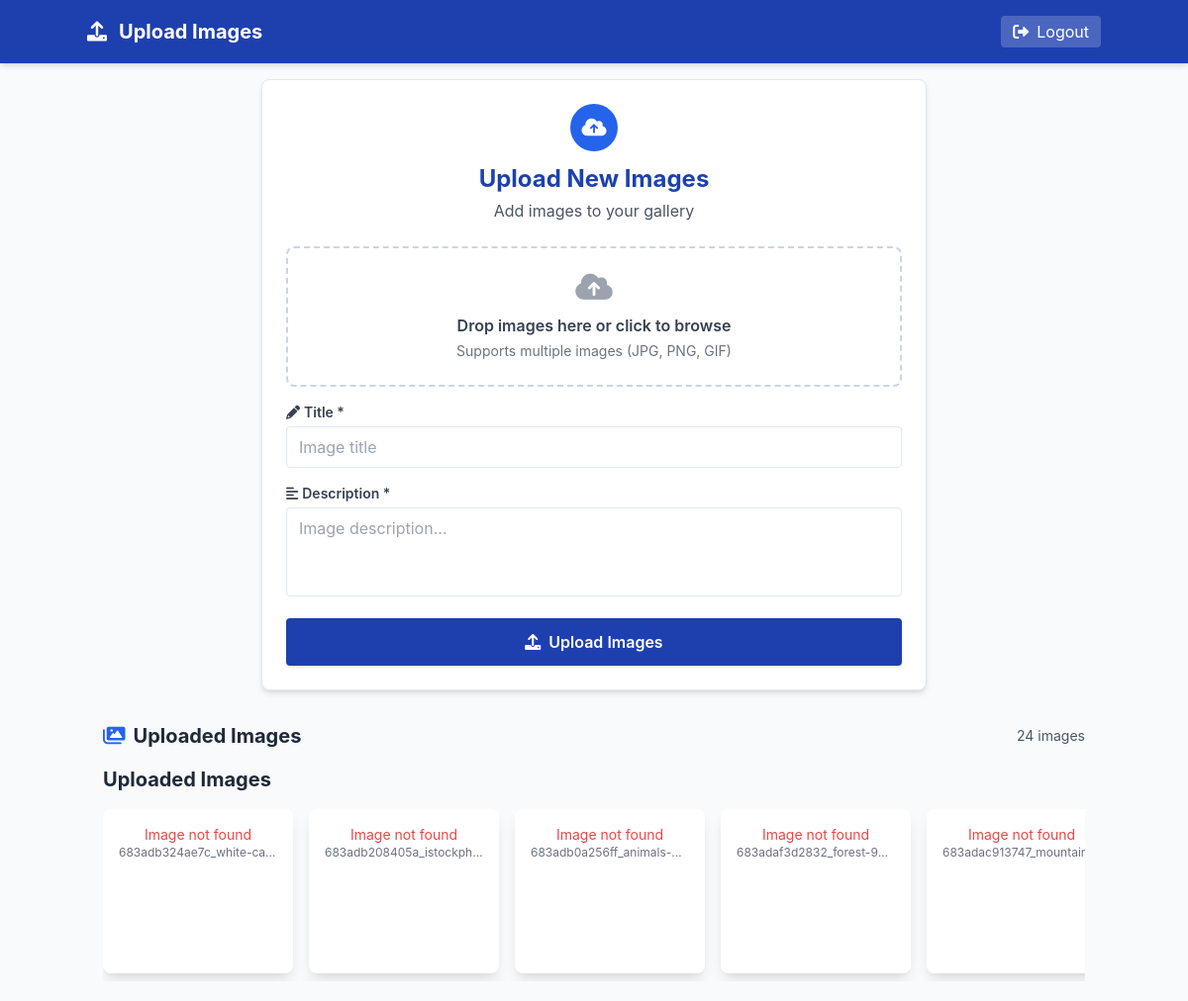
The page /admin/upload.php (signed in) on the database as committed earlier.
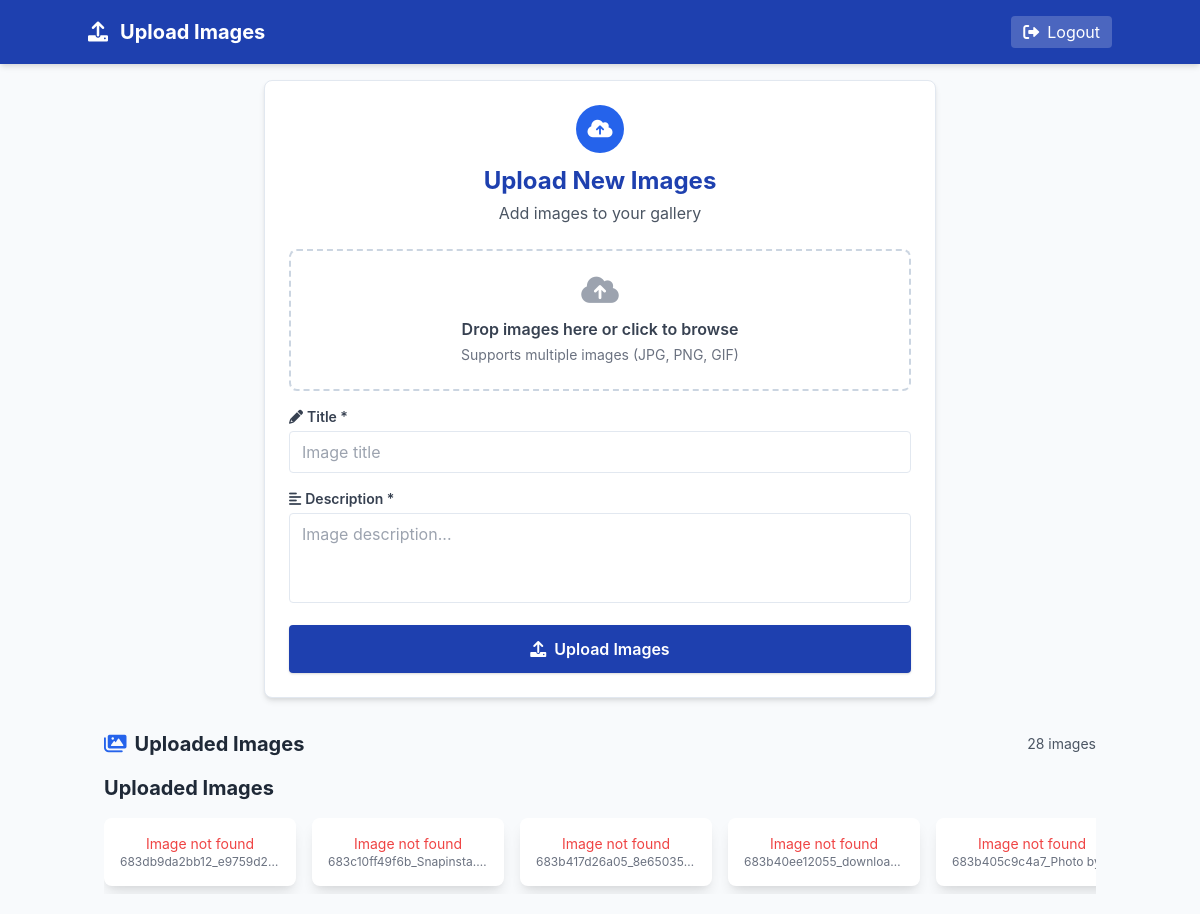
The same page on the database as committed later.
### tables this page shows
CREATE TABLE `images` (
  `id` int(11) NOT NULL,
  `file_name` varchar(255) NOT NULL,
  `title` varchar(255) DEFAULT NULL,
  `description` text DEFAULT NULL,
  `uploaded_at` timestamp NOT NULL DEFAULT current_timestamp()
);

### admin/upload.php (the view, shortened to what this page needs)
<!DOCTYPE html>
<html lang="en">
<head>
  <link href="https://cdn.jsdelivr.net/npm/tailwindcss@2.2.19/dist/tailwind.min.css" rel="stylesheet">
  <link rel="stylesheet" href="https://cdnjs.cloudflare.com/ajax/libs/font-awesome/6.0.0/css/all.min.css">
  <link rel="stylesheet" href="https://cdnjs.cloudflare.com/ajax/libs/cropperjs/1.5.12/cropper.min.css">
</head>
<body class="min-h-screen">
  <header class="header shadow-md p-4 sticky top-0 z-40">
    <div class="container mx-auto flex justify-between items-center">
      <div class="flex items-center">
        <i class="fas fa-upload text-xl text-white mr-3"></i>
        <h1 class="text-xl font-bold text-white">Upload Images</h1>
      </div>
      <nav class="flex space-x-4">
        <a href="logout.php" class="bg-white bg-opacity-20 text-white px-3 py-1 rounded hover:bg-opacity-30 flex items-center">
          <i class="fas fa-sign-out-alt mr-2"></i>
          Logout
        </a>
      </nav>
    </div>
  </header>
  <main class="container mx-auto p-4">
    <div class="form-card max-w-2xl mx-auto p-6 rounded-lg shadow-md mb-8">
      <div class="text-center mb-6">
        <div class="inline-flex items-center justify-center w-12 h-12 bg-blue-600 rounded-full mb-3">
          <i class="fas fa-cloud-upload-alt text-xl text-white"></i>
        </div>
        <h2 class="text-2xl font-bold text-blue-800">
          Upload New Images
        </h2>
        <p class="text-gray-600 mt-1">Add images to your gallery</p>
      </div>
      <form id="uploadForm" action="upload_handler.php" method="post" enctype="multipart/form-data" class="space-y-4">
        <div class="upload-area p-6 rounded-lg text-center cursor-pointer" id="uploadArea">
          <div id="uploadContent">
            <i class="fas fa-cloud-upload-alt text-3xl text-gray-400 mb-3"></i>
            <p class="text-md font-semibold text-gray-700 mb-1">Drop images here or click to browse</p>
            <p class="text-sm text-gray-500">Supports multiple images (JPG, PNG, GIF)</p>
          </div>
        </div>
        <div class="grid md:grid-cols-1 gap-4">
          <div>
            <label for="title" class="block text-sm font-semibold text-gray-700 mb-1">
              <i class="fas fa-pencil-alt mr-1"></i>Title *
            </label>
            <input type="text" name="title" id="title" required
              class="input-field w-full px-3 py-2 rounded focus:outline-none"
              placeholder="Image title">
          </div>
        </div>
        <div>
          <label for="description" class="block text-sm font-semibold text-gray-700 mb-1">
            <i class="fas fa-align-left mr-1"></i>Description *
          </label>
          <textarea name="description" id="description" required rows="3"
            class="input-field w-full px-3 py-2 rounded focus:outline-none resize-none"
            placeholder="Image description..."></textarea>
        </div>
        <button type="submit" id="uploadBtn"
          class="admin-button w-full py-3 px-4 rounded text-white font-semibold shadow flex items-center justify-center">
          <i class="fas fa-upload mr-2"></i>
          <span id="uploadText">Upload Images</span>
        </button>
      </form>
    </div>
    <div class="mb-6">
      <div class="flex items-center justify-between mb-4">
        <h2 class="text-xl font-bold text-gray-800 flex items-center">
          <i class="fas fa-images mr-2 text-blue-600"></i>
          Uploaded Images
        </h2>
        <div class="flex items-center">
          <span class="text-sm text-gray-600">
            <?php
            $conn = getDBConnection();
            $count_result = $conn->query("SELECT COUNT(*) as total FROM images");
            $total_images = $count_result->fetch_assoc()['total'];
            echo $total_images . ' image' . ($total_images != 1 ? 's' : '');
            ?>
          </span>
        </div>
      </div>
      <div class="mb-8">
        <h2 class="text-xl font-bold text-gray-800 mb-4">
          Uploaded Images
        </h2>
        <div class="image-scroll-container flex overflow-x-auto space-x-4 pb-2" id="scroll-container">
          <?php
          $conn = getDBConnection();
          $result = $conn->query("SELECT * FROM images ORDER BY uploaded_at DESC");
          if ($result->num_rows > 0) {
            while ($row = $result->fetch_assoc()) {
              $image_path = '../' . UPLOAD_DIR . $row['file_name'];
              $file_exists = file_exists($image_path);
              if ($file_exists) {
                echo '
          <div class="image-card flex-none w-48 bg-white rounded-lg shadow-lg shadow-inner overflow-hidden relative">
            <img src="' . htmlspecialchars($image_path) . '" alt="' . htmlspecialchars($row['title']) . '"
                 class="w-full h-32 object-cover cursor-pointer gallery-image"
                 data-full="' . htmlspecialchars($image_path) . '"
                 data-title="' . htmlspecialchars($row['title']) . '"
                 data-description="' . htmlspecialchars($row['description']) . '">
            <p class="text-sm text-gray-700 p-2 truncate">' . htmlspecialchars($row['title']) . '</p>
                  <button class="delete-btn absolute top-2 right-2 z-10"
                          data-id="' . $row['id'] . '"
                          data-file="' . htmlspecialchars($row['file_name']) . '"
                          title="Delete Image">
                      <i class="fas fa-trash-alt text-xs text-white"></i>
                  </button>
          </div>';
              } else {
                echo '<div class="flex-none w-48 bg-white rounded-lg shadow-lg p-4 text-center">
                <p class="text-red-500 text-sm">Image not found</p>
                <p class="text-xs text-gray-500 truncate">' . htmlspecialchars($row['file_name']) . '</p>
              </div>';
              }
            }
          } else {
            echo '<p class="text-gray-600">No images uploaded yet.</p>';
          }
          ?>
        </div>
      </div>
    </div>
  </main>
</body>
</html>

### admin/upload.php (style rules this page uses)
body { background-color: #f8fafc; font-family: -apple-system, BlinkMacSystemFont, 'Segoe UI', Roboto, sans-serif; }
.header { background-color: #1e40af; color: white; }
.upload-area { border: 2px dashed #cbd5e1; background-color: white; }
.form-card { background-color: white; border: 1px solid #e2e8f0; }
.input-field { border: 1px solid #e2e8f0; background-color: white; }
.admin-button { background-color: #1e40af; color: white; }
.image-scroll-container { overflow-x: auto; scroll-behavior: smooth; scroll-snap-type: x proximity; will-change: transform; padding-bottom: 8px; }
.image-scroll-container { scrollbar-width: thin; scrollbar-color: #2563eb #dbeafe; }

Rows that differ between the two databases and show on the page:
removed images: file_name "683adb324ae7c_white-ca…"
removed images: file_name "683adb208405a_istockph…"
removed images: file_name "683adb0a256ff_animals-…"
removed images: file_name "683adaf3d2832_forest-9…"
removed images: file_name "683adac913747_mountain…"
added images: file_name "683db9da2bb12_e9759d2…"
added images: file_name "683c10ff49f6b_Snapinsta.…"
added images: file_name "683b417d26a05_8e65035…"
added images: file_name "683b40ee12055_downloa…"
added images: file_name "683b405c9c4a7_Photo by…"
Other text that changed with them:
$total_images: "24" → "28"
